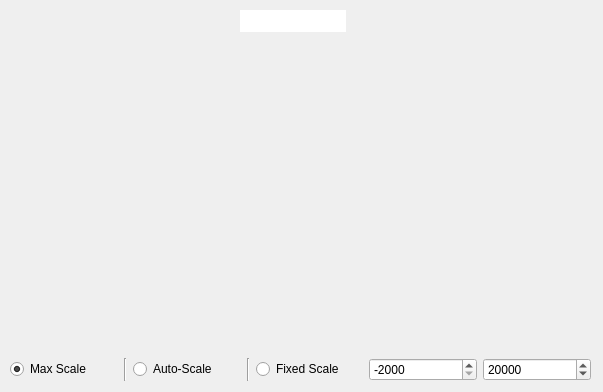
<?xml version="1.0" encoding="UTF-8"?>
<ui version="4.0">
 <class>display</class>
 <widget class="QDialog" name="display">
  <property name="geometry">
   <rect>
    <x>0</x>
    <y>0</y>
    <width>603</width>
    <height>392</height>
   </rect>
  </property>
  <property name="palette">
   <palette>
    <active>
     <colorrole role="Button">
      <brush brushstyle="SolidPattern">
       <color alpha="255">
        <red>255</red>
        <green>255</green>
        <blue>255</blue>
       </color>
      </brush>
     </colorrole>
     <colorrole role="Midlight">
      <brush brushstyle="SolidPattern">
       <color alpha="255">
        <red>221</red>
        <green>221</green>
        <blue>221</blue>
       </color>
      </brush>
     </colorrole>
     <colorrole role="Highlight">
      <brush brushstyle="SolidPattern">
       <color alpha="255">
        <red>85</red>
        <green>85</green>
        <blue>255</blue>
       </color>
      </brush>
     </colorrole>
    </active>
    <inactive/>
    <disabled>
     <colorrole role="Highlight">
      <brush brushstyle="SolidPattern">
       <color alpha="255">
        <red>85</red>
        <green>85</green>
        <blue>255</blue>
       </color>
      </brush>
     </colorrole>
    </disabled>
   </palette>
  </property>
  <property name="windowTitle">
   <string>Online Display</string>
  </property>
  <widget class="QWidget" name="verticalLayoutWidget">
   <property name="geometry">
    <rect>
     <x>10</x>
     <y>10</y>
     <width>581</width>
     <height>371</height>
    </rect>
   </property>
   <layout class="QVBoxLayout" name="verticalLayout">
    <property name="sizeConstraint">
     <enum>QLayout::SetDefaultConstraint</enum>
    </property>
    <item>
     <widget class="QCustomPlot" name="plot" native="true">
      <property name="sizePolicy">
       <sizepolicy hsizetype="Preferred" vsizetype="Expanding">
        <horstretch>0</horstretch>
        <verstretch>0</verstretch>
       </sizepolicy>
      </property>
      <widget class="QLineEdit" name="lineTitle">
       <property name="geometry">
        <rect>
         <x>230</x>
         <y>0</y>
         <width>106</width>
         <height>22</height>
        </rect>
       </property>
       <property name="sizePolicy">
        <sizepolicy hsizetype="Fixed" vsizetype="Fixed">
         <horstretch>0</horstretch>
         <verstretch>0</verstretch>
        </sizepolicy>
       </property>
       <property name="frame">
        <bool>false</bool>
       </property>
       <property name="alignment">
        <set>Qt::AlignCenter</set>
       </property>
       <property name="readOnly">
        <bool>true</bool>
       </property>
      </widget>
     </widget>
    </item>
    <item>
     <layout class="QHBoxLayout" name="horizontalLayout">
      <item>
       <widget class="QRadioButton" name="radioButtonMaxScale">
        <property name="enabled">
         <bool>true</bool>
        </property>
        <property name="mouseTracking">
         <bool>false</bool>
        </property>
        <property name="text">
         <string>Max Scale</string>
        </property>
        <property name="iconSize">
         <size>
          <width>25</width>
          <height>25</height>
         </size>
        </property>
        <property name="checked">
         <bool>true</bool>
        </property>
        <property name="autoExclusive">
         <bool>false</bool>
        </property>
        <attribute name="buttonGroup">
         <string notr="true">buttonGroup</string>
        </attribute>
       </widget>
      </item>
      <item>
       <widget class="Line" name="line">
        <property name="orientation">
         <enum>Qt::Vertical</enum>
        </property>
       </widget>
      </item>
      <item>
       <widget class="QRadioButton" name="radioButtonAutoscale">
        <property name="enabled">
         <bool>true</bool>
        </property>
        <property name="mouseTracking">
         <bool>false</bool>
        </property>
        <property name="text">
         <string>Auto-Scale</string>
        </property>
        <property name="iconSize">
         <size>
          <width>25</width>
          <height>25</height>
         </size>
        </property>
        <property name="checked">
         <bool>false</bool>
        </property>
        <property name="autoExclusive">
         <bool>false</bool>
        </property>
        <attribute name="buttonGroup">
         <string notr="true">buttonGroup</string>
        </attribute>
       </widget>
      </item>
      <item>
       <widget class="Line" name="line_2">
        <property name="orientation">
         <enum>Qt::Vertical</enum>
        </property>
       </widget>
      </item>
      <item>
       <widget class="QRadioButton" name="radioButtonFixedScale">
        <property name="mouseTracking">
         <bool>false</bool>
        </property>
        <property name="text">
         <string notr="true">Fixed Scale</string>
        </property>
        <property name="iconSize">
         <size>
          <width>25</width>
          <height>25</height>
         </size>
        </property>
        <property name="checked">
         <bool>false</bool>
        </property>
        <property name="autoExclusive">
         <bool>false</bool>
        </property>
        <attribute name="buttonGroup">
         <string notr="true">buttonGroup</string>
        </attribute>
       </widget>
      </item>
      <item>
       <widget class="QSpinBox" name="spinBox_fixedmin">
        <property name="minimum">
         <number>-2000</number>
        </property>
        <property name="maximum">
         <number>60000</number>
        </property>
        <property name="singleStep">
         <number>100</number>
        </property>
        <property name="value">
         <number>-2000</number>
        </property>
       </widget>
      </item>
      <item>
       <widget class="QSpinBox" name="spinBox_fixedmax">
        <property name="mouseTracking">
         <bool>true</bool>
        </property>
        <property name="autoFillBackground">
         <bool>true</bool>
        </property>
        <property name="accelerated">
         <bool>true</bool>
        </property>
        <property name="minimum">
         <number>2000</number>
        </property>
        <property name="maximum">
         <number>65000</number>
        </property>
        <property name="singleStep">
         <number>100</number>
        </property>
        <property name="value">
         <number>20000</number>
        </property>
       </widget>
      </item>
     </layout>
    </item>
   </layout>
  </widget>
 </widget>
 <customwidgets>
  <customwidget>
   <class>QCustomPlot</class>
   <extends>QWidget</extends>
   <header>qcustomplot.h</header>
   <container>1</container>
  </customwidget>
 </customwidgets>
 <tabstops>
  <tabstop>radioButtonFixedScale</tabstop>
  <tabstop>spinBox_fixedmin</tabstop>
  <tabstop>spinBox_fixedmax</tabstop>
 </tabstops>
 <resources/>
 <connections/>
 <buttongroups>
  <buttongroup name="buttonGroup"/>
 </buttongroups>
</ui>
